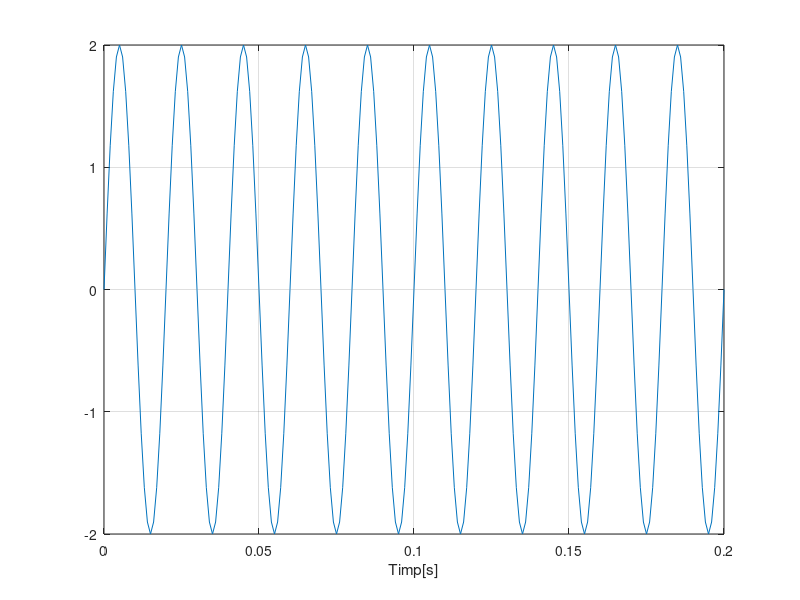
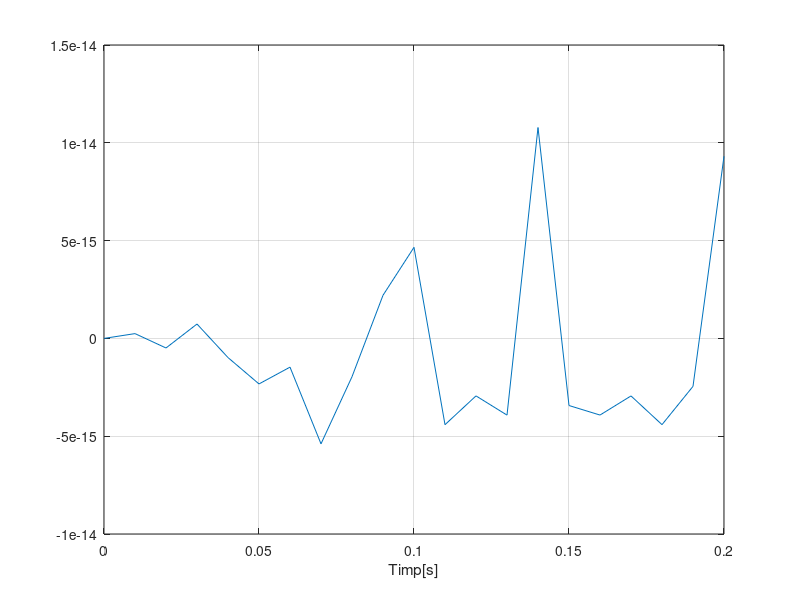
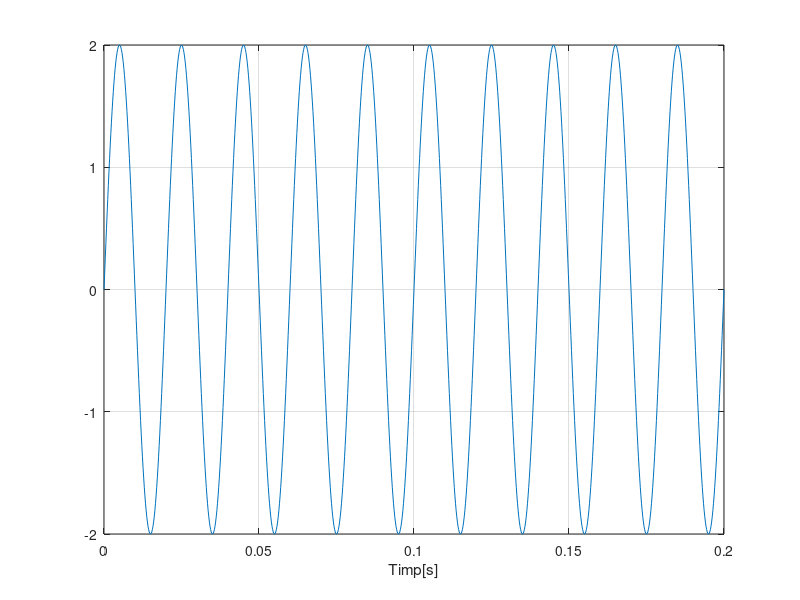
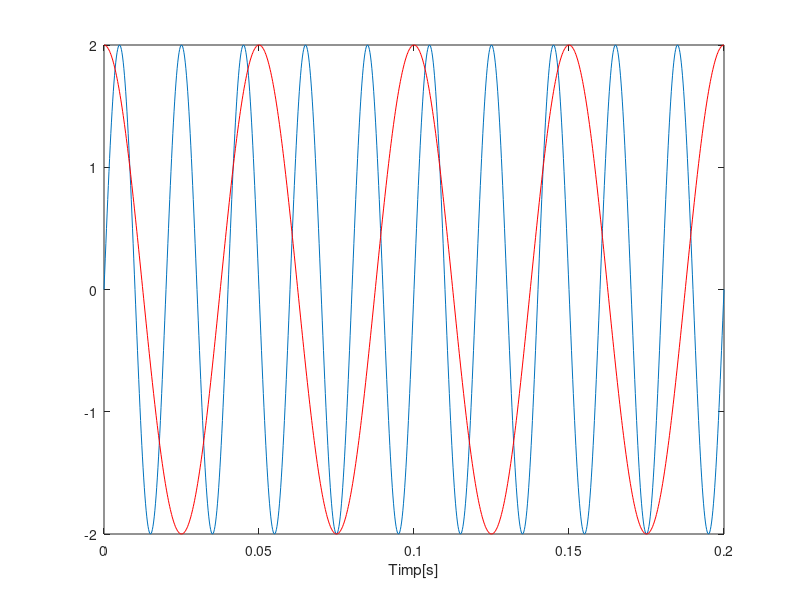

Write the MATLAB code that produced these figures, in order.
F=50;
t=0:0.001:0.2;
s=2*sin(2*pi*F*t);
figure
plot(t,s),xlabel('Timp[s]'),grid 
F=50;
t=0:0.01:0.2;
s=2*sin(2*pi*F*t);
figure
plot(t,s),xlabel('Timp[s]'),grid 
figure
F=50;
t=0:0.0002:0.2;
s=2*sin(2*pi*F*t);
plot(t,s),xlabel('Timp[s]'),grid, 
%Cu cat pasul semnalului este mai mic cu atat semnalul este mai dens.
%1)In cazul pasului de 0.001 secunde perioada este de 0.2.In cazul al
%doilea si al treilea perioada este de asemenea de 0.2.
figure
F=50;
t=0:0.0002:0.2;
s=2*sin(2*pi*F*t);
plot(t,s),xlabel('Timp[s]'),grid, hold on

F=20;
t=0:0.0002:0.2;
sc=2*cos(2*pi*F*t);
plot(t,sc,'r'),xlabel('Timp[s]'),grid